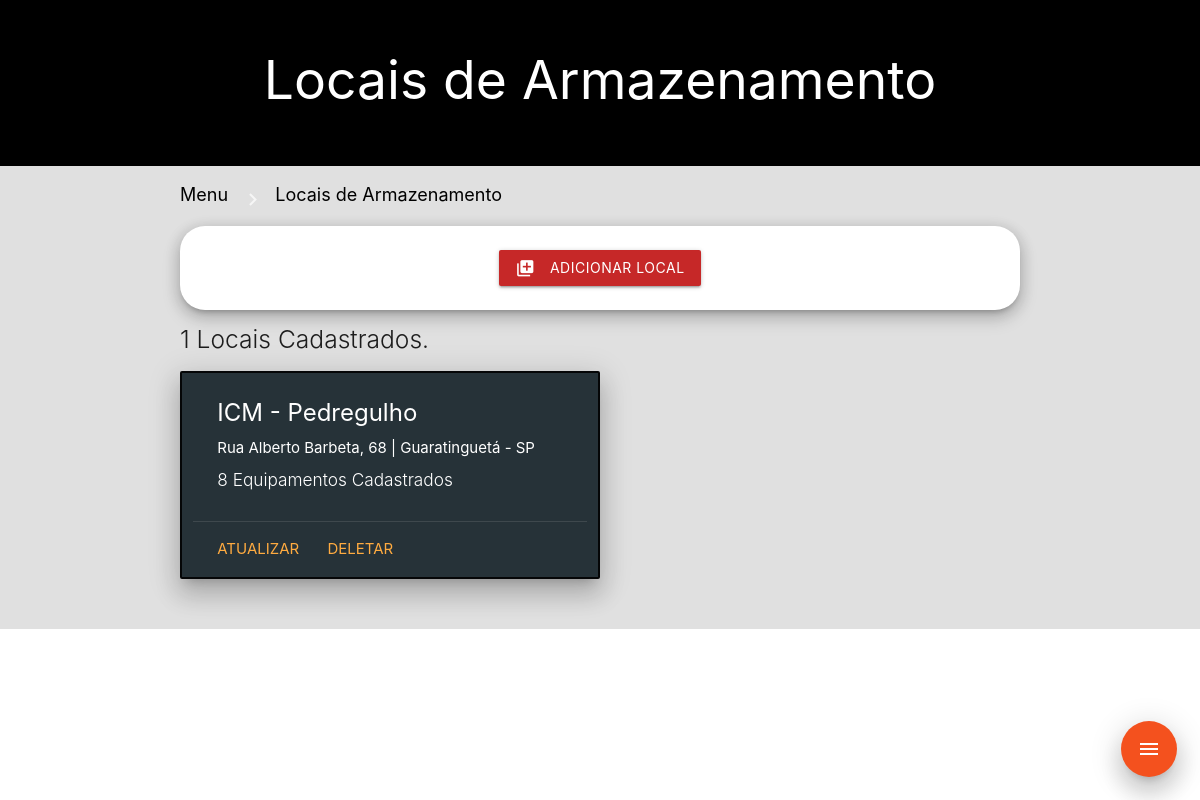
Page /home/local/local.php (signed in) on the committed database.
### tables this page shows
CREATE TABLE `armazenamento` (
  `arm_id` int(11) NOT NULL,
  `arm_descricao` varchar(255) DEFAULT NULL,
  `arm_endereco` varchar(255) DEFAULT NULL,
  `arm_cidade` varchar(255) DEFAULT NULL,
  `arm_uf_id` varchar(255) DEFAULT NULL,
  `arm_usu_id` varchar(255) DEFAULT NULL,
  `arm_numero` varchar(255) DEFAULT NULL
);

CREATE TABLE `uf` (
  `uf_id` int(11) NOT NULL,
  `uf_nome` varchar(255) DEFAULT NULL,
  `uf_sigla` varchar(255) DEFAULT NULL
);

### home/local/local.php (the view, shortened to what this page needs)
<!DOCTYPE html>
<html lang="en">
<head>
    <link type="text/css" rel="stylesheet" href="../../_app/css/materialize.min.css"  media="screen,projection"/>
</head>
    <body>
        <div class="section black">
            <div class="row">
                <span class="white-text darken-1"><h2 class="center">Locais de Armazenamento</h2></span>
            </div>
        </div>
        <div class="section grey lighten-2">
            <div class="container">
                <div class="grey lighten-2">
                    <div class="col s12">
                        <a href="../home.php" class="breadcrumb colorblack">Menu</a>
                        <a href="local.php" class="breadcrumb colorblack">Locais de Armazenamento</a>
                    </div>
                </div>
                <div class="arredondado z-depth-3 card-panel center-align">
                    <?php
                    include '../../_app/conexao.php';
                    ?>
                    <a class="waves-effect waves-purple btn red darken-3 modal-trigger" href="#adicionar"><i class="material-icons left">library_add</i>Adicionar Local</a>
                </div>
                <div class="row">
                <div class="left-align">
                    <?php
                    $email = $_SESSION['Som']['usu_email'];
                    $sth = $pdo->prepare("SELECT * FROM armazenamento a
                    INNER JOIN usuario u ON u.usu_id = a.arm_usu_id
                    INNER JOIN uf f ON f.uf_id = a.arm_uf_id
                    WHERE u.usu_email LIKE :usu_email");
                    $sth->bindValue(":usu_email", ($email));
                    $sth->execute();
                        echo '<h5 class="light">'.$sth->rowCount().' Locais Cadastrados.</h5>';
                    ?>
                    <div class="divider"></div>
                </div>
                <?php
                foreach ($sth as $res) :
                    extract($res);
                ?>
                    <div class="borda_preta col s12 m6 card z-depth-4 blue-grey darken-4">
                        <div class="card-content white-text">
                            <span class="card-title"><b><?= $arm_descricao ?></b></span>
                            <p><?= $arm_endereco?>,
                               <?= $arm_numero?> |
                               <?= $arm_cidade?> -
                               <?= $uf_sigla?></p>
                               <?php
                               $email = $_SESSION['Som']['usu_email'];
                               $sth = $pdo->prepare("SELECT equ_id FROM equipamentos e
                                                     INNER JOIN usuario u ON u.usu_id = e.equ_usu_id
                                                     INNER JOIN armazenamento a ON a.arm_id = e.equ_arm_id
                                                     WHERE u.usu_email LIKE :usu_email AND a.arm_id = :arm_id");
                                $sth->bindValue(":usu_email", ($email));
                                $sth->bindValue(":arm_id", ($arm_id));
                                $sth->execute();
                                echo '<h6 class="light">'.$sth->rowCount().' Equipamentos Cadastrados </h6>';
                               ?>
                        </div>
                        <div class="card-action">
                            <?php echo '<a href="update_local.php?arm_id='.$arm_id.'">ATUALIZAR</a>' ?>
                            <?php echo '<a href="delete_local.php?arm_id='.$arm_id.'">DELETAR</a>' ?>
                        </div>
                    </div>
                <?php
                    endforeach;
                ?>
                </div>
            </div>
        </div>
        <div class="fixed-action-btn">
          <a class="z-depth-4 waves-effect waves-light btn-floating btn-large deep-orange darken-1">
            <i class="large material-icons">menu</i>
          </a>
        </div>
    </body>
</html>

### home/local/local.php (style rules this page uses)
.colorblack { color:#000000 !important }
.arredondado { border-radius: 25px; }
.borda_preta { border: solid 2px; }

### rows in the picture
armazenamento: arm_descricao "ICM - Pedregulho", arm_endereco "Rua Alberto Barbeta", arm_numero "68", arm_cidade "Guaratinguetá", uf.uf_sigla "SP", rowCount "8"

### other values in the picture
$sth->rowCount() "1"
